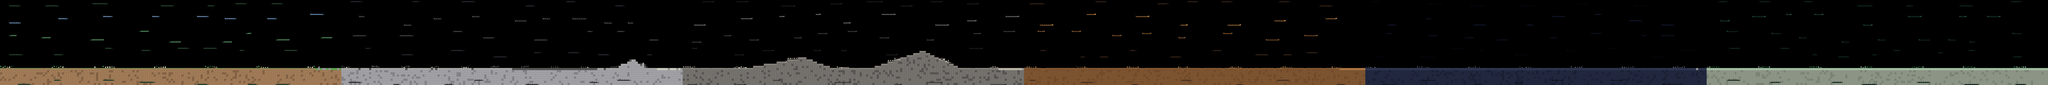

This game map was drawn from its Tiled (.tmx) file and the tilesets committed beside it. A one-line description and the trimmed map source follow:
An orthogonal 960x40 tile map with 16x16 px tiles, 6 tile layers (BG_Far, BG_Mid, BG_Near, Terrain, ...), 6 tilesets and 61 objects (13x Light, 12x Solid, 8x Slope, 8x MessageTrigger_Once, 7x Checkpoint, ...).

<map version="1.10" tiledversion="1.10.2" orientation="orthogonal" renderorder="right-down" width="960" height="40" tilewidth="16" tileheight="16" infinite="0" nextlayerid="20" nextobjectid="900">
 <properties>
  <property name="schema_version" value="1" />
  <property name="stage_id" value="stage4_1" />
  <property name="stage_name" value="4-1  LA ENTRADA AL CEMENTERIO SAGRADO" />
  <property name="author" value="Equipo docente — Legacy of InFest" />
  <property name="bgm_track" value="mus_stage41_f1" />
  <property name="cielo" value="true" />
  <property name="background_zone" value="" />
  <property name="climate" value="clear" />
  <property name="ambient_fx" value="dust" />
  <property name="ambient_fx_rate" value="6" />
  <property name="start_hour" value="10" />
  <property name="day_length" value="3600" />
  <property name="time_limit" value="0" />
  <property name="zone" value="4" />
  <property name="ambient_light" value="0.8" />
  <property name="bloom" value="0.3" />
  <property name="vignette" value="0.4" />
 </properties>
 <tileset firstgid="1" name="tileset_stage41_f1" tilewidth="16" tileheight="16" tilecount="256" columns="16">
  <image source="../../tilesets/tileset_stage41_f1.png" width="256" height="256" />
 </tileset>
 <tileset firstgid="257" name="tileset_stage41_f2" tilewidth="16" tileheight="16" tilecount="256" columns="16">
  <image source="../../tilesets/tileset_stage41_f2.png" width="256" height="256" />
 </tileset>
 <tileset firstgid="513" name="tileset_stage41_f3" tilewidth="16" tileheight="16" tilecount="256" columns="16">
  <image source="../../tilesets/tileset_stage41_f3.png" width="256" height="256" />
 </tileset>
 <tileset firstgid="769" name="tileset_stage41_f4" tilewidth="16" tileheight="16" tilecount="256" columns="16">
  <image source="../../tilesets/tileset_stage41_f4.png" width="256" height="256" />
 </tileset>
 <tileset firstgid="1025" name="tileset_stage41_f5" tilewidth="16" tileheight="16" tilecount="256" columns="16">
  <image source="../../tilesets/tileset_stage41_f5.png" width="256" height="256" />
 </tileset>
 <tileset firstgid="1281" name="tileset_stage41_f6" tilewidth="16" tileheight="16" tilecount="256" columns="16">
  <image source="../../tilesets/tileset_stage41_f6.png" width="256" height="256" />
 </tileset>
 <layer id="1" name="BG_Far" width="960" height="40">
  <data>[38400 cells, 260 non-empty, 18 distinct tile ids]</data>
 </layer>
 <layer id="2" name="BG_Mid" width="960" height="40">
  <data>[38400 cells, 262 non-empty, 18 distinct tile ids]</data>
 </layer>
 <layer id="3" name="BG_Near" width="960" height="40">
  <data>[38400 cells, 258 non-empty, 18 distinct tile ids]</data>
 </layer>
 <layer id="4" name="Terrain" width="960" height="40">
  <data>[38400 cells, 7979 non-empty, 32 distinct tile ids]</data>
 </layer>
 <layer id="5" name="Terrain_Detail" width="960" height="40">
  <data>[38400 cells, 251 non-empty, 40 distinct tile ids]</data>
 </layer>
 <layer id="6" name="FG_Overlay" width="960" height="40">
  <data>[38400 cells, 502 non-empty, 18 distinct tile ids]</data>
 </layer>
 <objectgroup id="7" name="Collision">
  <object id="2" name="muro_oeste" type="Solid" x="0" y="0" width="32" height="640" />
  <object id="3" name="muro_este" type="Solid" x="15328" y="0" width="32" height="640" />
  <object id="4" name="suelo_2_287" type="Solid" x="32" y="512" width="4576" height="128" />
  <object id="5" name="suelo_288_303" type="Solid" x="4608" y="512" width="256" height="128" />
  <object id="6" name="suelo_304_349" type="Solid" x="4864" y="512" width="736" height="128" />
  <object id="7" name="suelo_350_389" type="Solid" x="5600" y="512" width="640" height="128" />
  <object id="8" name="suelo_390_407" type="Solid" x="6240" y="512" width="288" height="128" />
  <object id="9" name="suelo_408_449" type="Solid" x="6528" y="512" width="672" height="128" />
  <object id="10" name="suelo_450_957" type="Solid" x="7200" y="512" width="8128" height="128" />
  <object id="11" name="base_288" type="Solid" x="4608" y="512" width="256" height="128" />
  <object id="12" name="base_350" type="Solid" x="5600" y="512" width="640" height="128" />
  <object id="13" name="base_408" type="Solid" x="6528" y="512" width="672" height="128" />
 </objectgroup>
 <objectgroup id="8" name="Objects">
  <object id="100" name="rampa_subida_288" type="Slope" x="4608" y="448" width="128" height="64">
   <properties>
    <property name="sube" value="derecha" />
   </properties>
  </object>
  <object id="101" name="rampa_bajada_288" type="Slope" x="4736" y="448" width="128" height="64">
   <properties>
    <property name="sube" value="izquierda" />
   </properties>
  </object>
  <object id="102" name="cima_llana_288" type="Slope" x="4720" y="447" width="32" height="1">
   <properties>
    <property name="sube" value="derecha" />
   </properties>
  </object>
  <object id="103" name="rampa_subida_350" type="Slope" x="5600" y="432" width="416" height="80">
   <properties>
    <property name="sube" value="derecha" />
   </properties>
  </object>
  <object id="104" name="rampa_bajada_350" type="Slope" x="6016" y="432" width="224" height="80">
   <properties>
    <property name="sube" value="izquierda" />
   </properties>
  </object>
  <object id="105" name="cima_llana_350" type="Slope" x="6000" y="431" width="32" height="1">
   <properties>
    <property name="sube" value="derecha" />
   </properties>
  </object>
  <object id="106" name="rampa_subida_408" type="Slope" x="6528" y="384" width="384" height="128">
   <properties>
    <property name="sube" value="derecha" />
   </properties>
  </object>
  <object id="107" name="rampa_bajada_408" type="Slope" x="6912" y="400" width="336" height="128">
   <properties>
    <property name="sube" value="izquierda" />
   </properties>
  </object>
  <object id="109" name="spawn_jhon_jin" type="PlayerSpawn" x="128" y="480" width="16" height="32" />
  <object id="110" name="intro_cementerio" type="Cutscene" x="128" y="480" width="0" height="0">
   <properties>
    <property name="guion" value="fundido entra 1.5&#10;texto Voces antiguas: Paburu sueña... y su sueño nos llama por el nombre.&#10;esperar 2.5&#10;texto Jhon: Este cementerio... lo he visto en sueños.&#10;esperar 2.0&#10;texto Jin: Entonces no venimos por primera vez. Los espíritus nos trajeron.&#10;esperar 1.0&#10;fundido sale 1.0&#10;" />
    <property name="bloquea" value="true" />
    <property name="saltable" value="true" />
    <property name="una_vez" value="true" />
   </properties>
  </object>
  <object id="111" name="mirador_paburu" type="Cutscene" x="14480" y="448" width="48" height="80">
   <properties>
    <property name="guion" value="fundido entra 0.3&#10;camara 14200 300 2.0&#10;esperar 2.5&#10;texto Jhon: Ahí está. Después de los muertos, la luz.&#10;esperar 2.0&#10;camara 15000 400 1.5&#10;esperar 0.4&#10;fundido sale 0.4&#10;" />
    <property name="bloquea" value="true" />
    <property name="saltable" value="true" />
    <property name="una_vez" value="true" />
   </properties>
  </object>
  <object id="112" name="checkpoint_1" type="Checkpoint" x="192" y="480" width="16" height="32">
   <properties>
    <property name="checkpoint_id" value="1" />
   </properties>
  </object>
  <object id="113" name="checkpoint_2" type="Checkpoint" x="2752" y="480" width="16" height="32">
   <properties>
    <property name="checkpoint_id" value="2" />
   </properties>
  </object>
  <object id="114" name="checkpoint_3" type="Checkpoint" x="5312" y="480" width="16" height="32">
   <properties>
    <property name="checkpoint_id" value="3" />
   </properties>
  </object>
  <object id="115" name="checkpoint_4" type="Checkpoint" x="7872" y="480" width="16" height="32">
   <properties>
    <property name="checkpoint_id" value="4" />
   </properties>
  </object>
  </objectgroup>
</map>
<!-- 34 of 61 objects omitted -->
